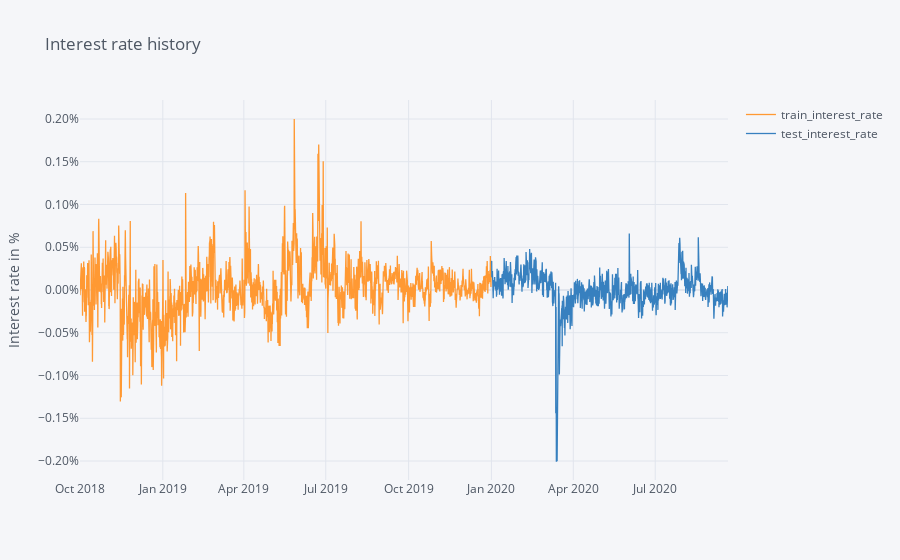

Notebook code for this chart:
### Code cell
df['train_interest_rate'] = df['interest_rate']
df['test_interest_rate'] = df['interest_rate']
df.loc[df.index >= pd.to_datetime(train_end), 'train_interest_rate'] = np.nan
df.loc[df.index < pd.to_datetime(train_end), 'test_interest_rate'] = np.nan
fig = df[['train_interest_rate', 'test_interest_rate']].iplot(title='Interest rate history',
                                                              yaxis_title='Interest rate in %', asFigure=True)
fig.update_layout(yaxis=dict(tickformat=".2%"))
fig

### Figure 1 — Plotly figure (JSON) as saved in the notebook; plotly's stock layout.template omitted (floating-point values rounded to 4 significant figures; data arrays with more than 128 entries replaced by an {"elided": "..."} marker saying what was removed)
{"data": [{"line": {"color": "rgba(255, 153, 51, 1.0)", "dash": "solid", "shape": "linear", "width": 1.3}, "mode": "lines", "name": "train_interest_rate", "text": "", "x": {"elided": "4320 str values"}, "y": {"elided": "4320 mixed values"}, "type": "scatter"}, {"line": {"color": "rgba(55, 128, 191, 1.0)", "dash": "solid", "shape": "linear", "width": 1.3}, "mode": "lines", "name": "test_interest_rate", "text": "", "x": {"elided": "4320 str values"}, "y": {"elided": "4320 mixed values"}, "type": "scatter"}], "layout": {"legend": {"bgcolor": "#F5F6F9", "font": {"color": "#4D5663"}}, "paper_bgcolor": "#F5F6F9", "plot_bgcolor": "#F5F6F9", "title": {"text": "Interest rate history", "font": {"color": "#4D5663"}}, "xaxis": {"gridcolor": "#E1E5ED", "showgrid": true, "tickfont": {"color": "#4D5663"}, "title": {"text": "", "font": {"color": "#4D5663"}}, "zerolinecolor": "#E1E5ED"}, "yaxis": {"gridcolor": "#E1E5ED", "showgrid": true, "tickfont": {"color": "#4D5663"}, "title": {"text": "Interest rate in %", "font": {"color": "#4D5663"}}, "zerolinecolor": "#E1E5ED", "tickformat": ".2%"}}}
